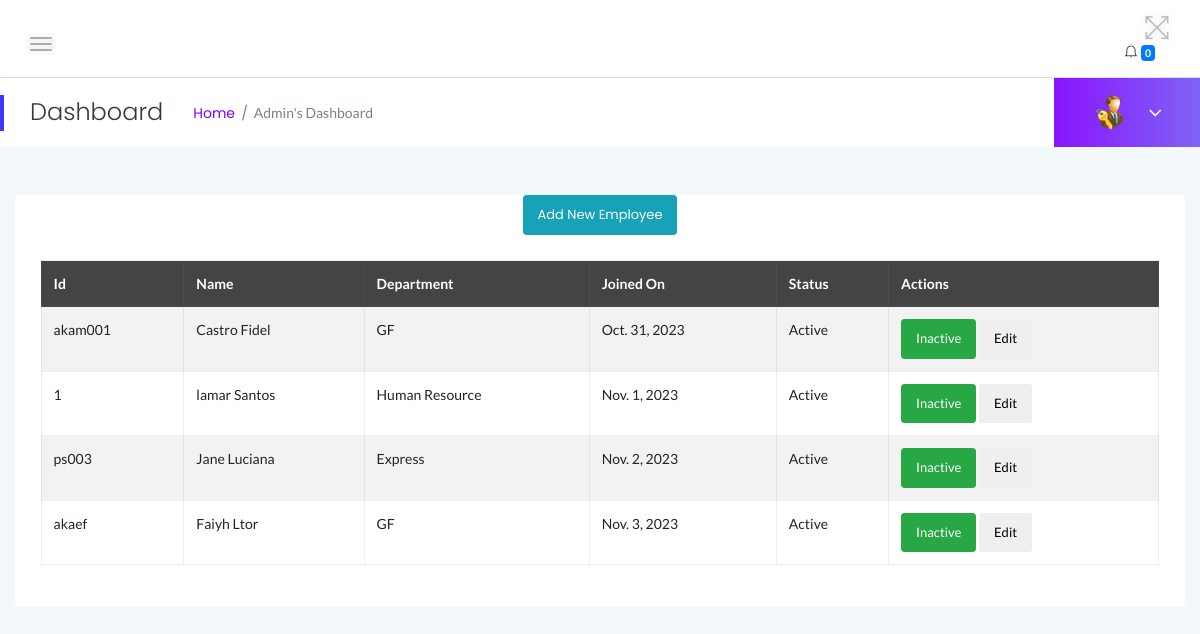
The page /myadmin/employees/ (signed in) on the database as committed earlier.
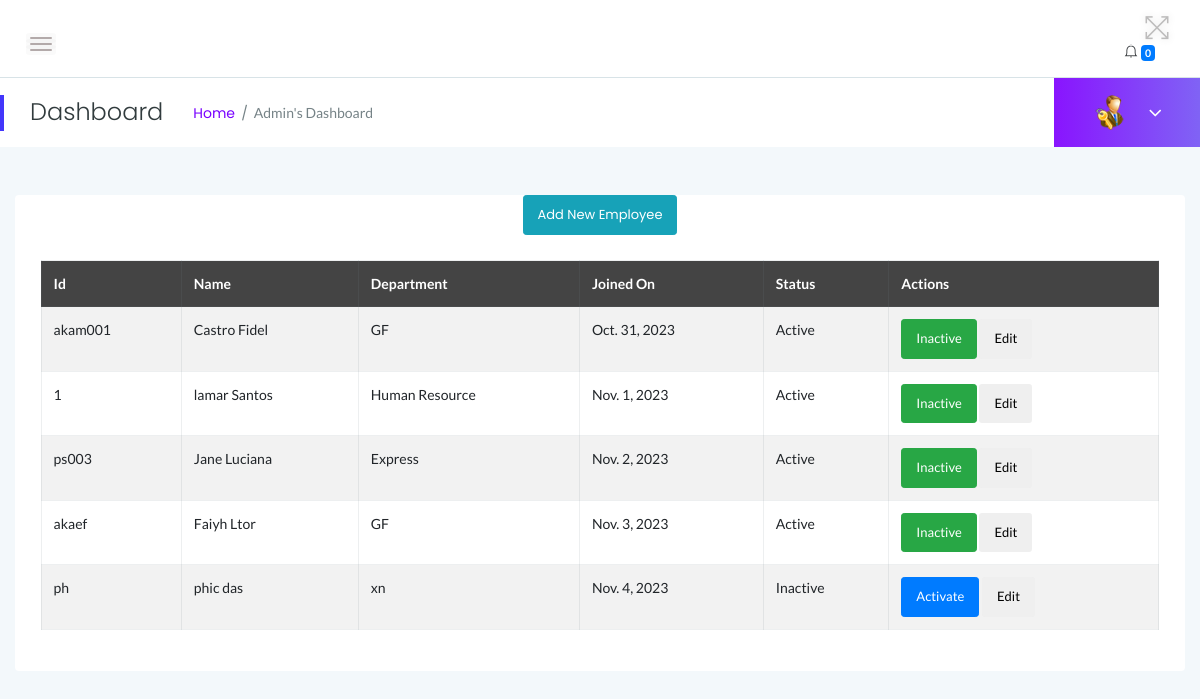
The same page on the database as committed later.
### myadmin/models.py (models this page shows, shortened)
class Employee(models.Model):
    user = models.OneToOneField(User, on_delete=models.CASCADE, default=None)
    empcode = models.CharField(max_length=10, primary_key=True)
    firstName = models.CharField(max_length=100)
    lastName = models.CharField(max_length=100)
    email = models.EmailField()
    password = models.CharField(max_length=255)
    employee_type = models.CharField(
        max_length=10,
        choices=UN_CHOICES,
        default='Non-Union'
    )
    gender = models.CharField(
        max_length=10,
        choices=GENDER_CHOICES,
        default='Male'
    )
    dob = models.DateField(auto_now_add=True)
    department = models.ForeignKey(Department, on_delete=models.CASCADE)
    address = models.CharField(max_length=255, default="80100")
    city = models.CharField(max_length=100, default="Mombasa")
    country = models.CharField(max_length=100)
    mobileno = models.CharField(max_length=10)
    status = models.CharField(
        max_length=10,
        choices=EMP_CHOICES,
        default='Active'
    )
    CreationDate = models.DateField(auto_now_add=True)

class Department(models.Model):
    department_name = models.CharField(max_length=255)
    department_shortname = models.CharField(max_length=50)
    department_code = models.CharField(max_length=10)
    CreationDate = models.DateField(auto_now_add=True)
    def __str__(self):
        return self.department_name

### myadmin/views.py (the view)
# urls.py: path('employees/', views.employees, name='employees'),
@login_required
def employees(request):
    if not request.user.is_authenticated:
        return redirect('admin_login')  # Redirect to the appropriate URL
    msg = None
    if request.method == 'GET':
        if 'inid' in request.GET:
            id = request.GET.get('inid')
            status = "Inactive"
            employee = Employee.objects.get(id=id)
            employee.Status = status
            employee.save()
            return redirect('employees')
        if 'id' in request.GET:
            id = request.GET.get('id')
            status = "Active"
            employee = Employee.objects.get(id=id)
            employee.Status = status
            employee.save()
            return redirect('employees')
    employees = Employee.objects.all()
    context = {
        'employees': employees,
        'msg': msg
    }
    return render(request, 'admin/employees.html', context)

### myadmin/templates/admin/employees.html (shortened to what this page needs)
{% extends 'admin/main.html' %}
{% block content %}
 <center><a href="{% url 'myadmin:add_employee' %}" class="btn btn-sm btn-info">Add New Employee</a></center>
                        <div class="card-body">
                            <div class="data-tables datatable-dark">
<table class="table table-striped table-bordered">
  <thead>
    <tr>
      <th scope="col">Id</th>
      <th scope="col">Name</th>
      <th scope="col">Department</th>
      <th scope="col">Joined On</th>
      <th scope="col">Status</th>
      <th scope="col">Actions</th>
    </tr>
  </thead>
  <tbody>
    {% for employee in employees %}
    <tr>
      <td scope="row">{{ employee.empcode }}</td>
      <td>{{ employee.firstName }} {{ employee.lastName }}</td>
      <td>{{ employee.department }}</td>
      <td>{{ employee.CreationDate }}</td>
      <td>{{ employee.status }}</td>
      <td>
        {% if employee.status == 'Active' %}
        <button type="button" class="btn btn-sm btn-success" onclick="return confirm('Are you sure you want to inactive this employee?');">Inactive</button>
        {% elif employee.status == 'Inactive' %}
        <button type="button" class="btn btn-sm btn-primary" onclick="return confirm('Are you sure you want to active this employee?');">Activate</button>
        {% endif %}
         <button type="button" class="btn btn-sm">Edit</button>
      </td>
    </tr>
    {% endfor %}
  </tbody>
</table>
{% endblock content %}

Rows that differ between the two databases and show on the page:
added Employee: empcode "ph", firstName "phic", lastName "das", department "xn", CreationDate "Nov. 4, 2023", status "Inactive", shows "Activate"
